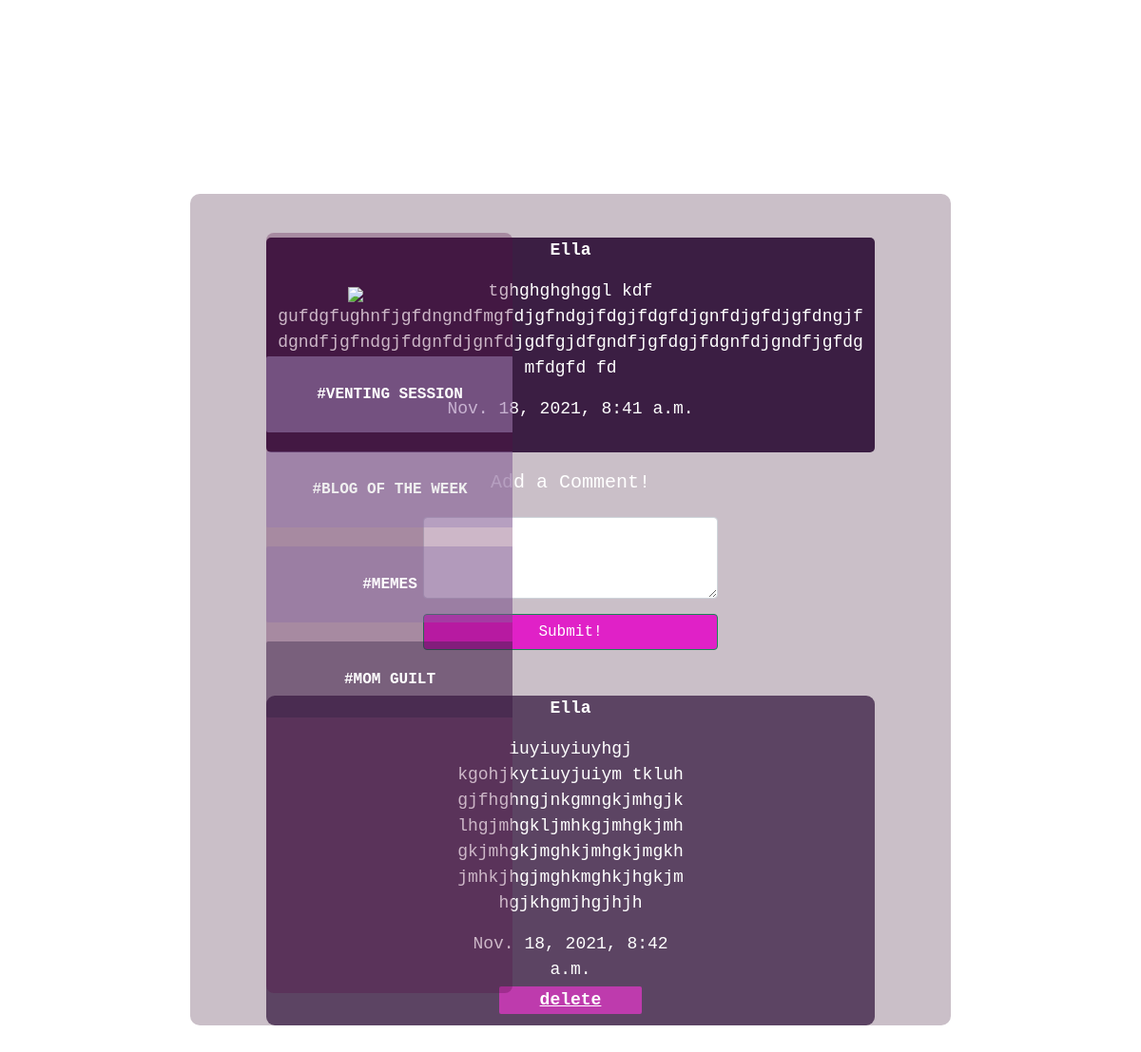
/posts/63/, run on an earlier commit of the app's database.
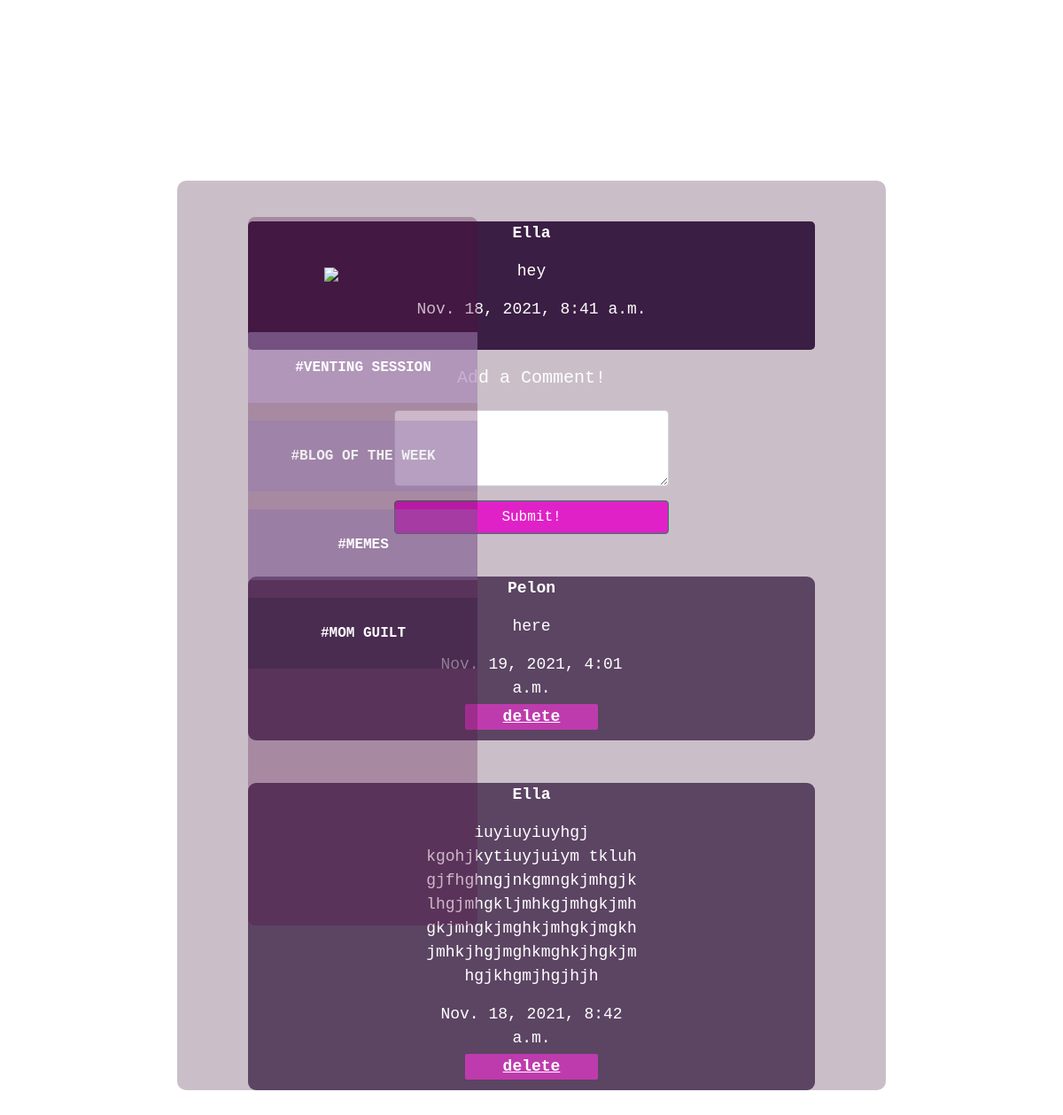
And on a later commit of the database.
### main_app/models.py (models this page shows)
class Post(models.Model):
    body = models.TextField()
    created_at = models.DateTimeField(auto_now_add=True)
    mama = models.ForeignKey(User, on_delete=models.CASCADE)

class Comment(models.Model):
    comment = models.TextField()
    created_at = models.DateTimeField(auto_now_add=True)
    post = models.ForeignKey('Post', on_delete=models.CASCADE)
    mama = models.ForeignKey(User, on_delete=models.CASCADE)

### main_app/views.py (the view, shortened to what this page needs)
# urls.py: path('posts/<int:pk>/', views.PostDetail.as_view(), name="post_detail"),
class PostDetail(TemplateView):
    def get(self, request, pk, *args, **kwargs):
        post = Post.objects.get(pk=pk)
        form = CommentForm()
        comments = Comment.objects.filter(post=post).order_by('-created_at')
        context = {
             'post': post,
             'form': form,
             'comments': comments,
        }
        return render(request, 'post_detail.html', context)

### main_app/forms.py
class CommentForm(forms.ModelForm):
    comment = forms.CharField(
        label='',
        widget=forms.Textarea(
            attrs={'rows': '3',
                   'placeholder': ''}
        ))
    class Meta:
        model = Comment
        fields = ['comment']

### main_app/templates/post_detail.html (shortened to what this page needs)
{% extends 'base.html' %}
{% load crispy_forms_tags %}
{% block content %}
{% include 'sidebar.html' %}
<body class="feed" style="background-image: url('https://imgur.com/Sz7NTZC.png');
background-position: center;
background-repeat: no-repeat;
background-size: cover;
padding-top: 100px;
background-attachment: fixed;
">
<div class="container"
style="background-color: rgba(49, 6, 39, 0.253);
    width: 50rem; align-items:center;border-radius: 10px;
   "
>
<div class="row justify-content-center mt-3"
style="width: 40rem;   text-align: center; margin: 0 auto; float: none; margin-bottom: 50px;
background-color: rgba(32, 1, 42, 0.842);
font-family: 'Courier New', Courier, monospace;
color: white;
position:relative;
top: 30px;
border-radius: 5px;
font-size: 18px;
overflow-wrap:break-word;
">
<p>
    <strong>{{ post.mama }}</strong>
    <p>{{ post.body }}</p>
    <p>{{ post.created_at }}</p>
            </p>
</div>
    <div class="row justify-content-center mt-3">
        <div class="col-md-5 col-sm-12">
            <h5 style="text-align: center; color:white;font-family: 'Courier New', Courier, monospace;">Add a Comment!</h5>
        </div>
    </div>
    <div class="row justify-content-center mt-3 mb-5">
        <div class="col-md-5 col-sm-12">
            <form method="POST">
                {{ form | crispy }}
                <div class="d-grid gap-2">
                    <button class="btn btn-success mt-3" style="font-family: 'Courier New', Courier, monospace;background-color: rgb(224, 33, 199);" >Submit!</button>
                </div>
            </form>
        </div>
    </div>
    {% for comment in comments %}
<div class="row justify-content-center mt-3 mb-5"
    style="width: 40rem; text-align: center; margin: 0 auto; float: none; margin-bottom: 50px; background-color: rgba(32, 1, 42, 0.644);
    position: sticky;font-family: 'Courier New', Courier, monospace;color: white;border-radius: 9px;align-items: center;
    font-size: 18px;overflow-wrap:break-word;">
<div class="col-md-5 col-sm-12"style="text-align: center;">
        <p>
            <strong>{{ comment.mama }}</strong>
        </p>
            <p >{{ comment.comment }}</p>
            <p >{{ comment.created_at }}</p>
<button class="edit-button" style="background-color: rgb(190, 59, 173); border-radius: 2px; font-weight: bold; border: none;
width: 150px; position: relative; bottom: 12px;">
        <a href="{% url 'comment_delete' post.pk comment.pk %}" style="color: white;">delete</button></a>
        </div>
    </div>
    {% endfor %}
</div>
</body>
{% endblock content %}

What changed in the data, as far as the page shows it:
changed Post "Ella": body "tghghghghggl kdf gufdgfughnfjgfdngndfmgfdjgfndgjfdgjfdgfdjgnfdjgfdjgfdngjfdgndfjgfndgjfdgnfdjgnfdjgdfgjdfgndfjgfdgjfdgnfdjgndfjgfdgmfdgfd fd" → "hey"
added Comment: mama "Pelon", comment "here", created_at "Nov. 19, 2021, 4:01 a.m."
